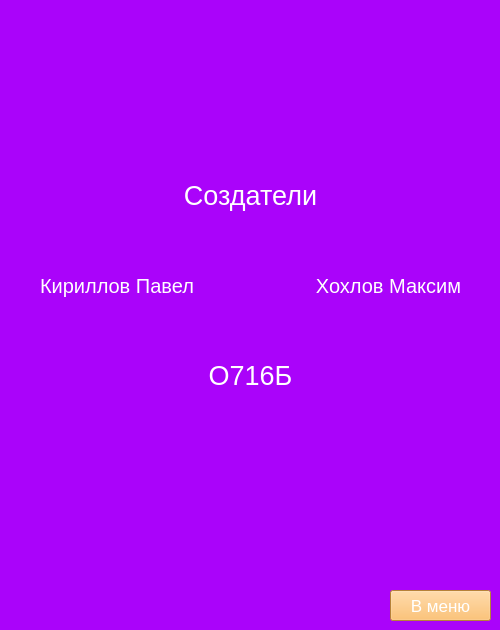
<?xml version="1.0" encoding="UTF-8"?>
<ui version="4.0">
 <class>creators</class>
 <widget class="QWidget" name="creators">
  <property name="geometry">
   <rect>
    <x>0</x>
    <y>0</y>
    <width>500</width>
    <height>630</height>
   </rect>
  </property>
  <property name="minimumSize">
   <size>
    <width>500</width>
    <height>630</height>
   </size>
  </property>
  <property name="maximumSize">
   <size>
    <width>500</width>
    <height>630</height>
   </size>
  </property>
  <property name="windowTitle">
   <string>Создатели</string>
  </property>
  <property name="styleSheet">
   <string notr="true">background-color: rgb(170, 3, 250);</string>
  </property>
  <widget class="QLabel" name="label">
   <property name="geometry">
    <rect>
     <x>180</x>
     <y>160</y>
     <width>141</width>
     <height>71</height>
    </rect>
   </property>
   <property name="font">
    <font>
     <pointsize>20</pointsize>
    </font>
   </property>
   <property name="styleSheet">
    <string notr="true">color:rgb(255,255,255)</string>
   </property>
   <property name="text">
    <string>Создатели</string>
   </property>
   <property name="alignment">
    <set>Qt::AlignCenter</set>
   </property>
  </widget>
  <widget class="QLabel" name="label_2">
   <property name="geometry">
    <rect>
     <x>40</x>
     <y>250</y>
     <width>161</width>
     <height>71</height>
    </rect>
   </property>
   <property name="font">
    <font>
     <pointsize>15</pointsize>
    </font>
   </property>
   <property name="styleSheet">
    <string notr="true">color:rgb(255, 255, 255);</string>
   </property>
   <property name="text">
    <string>Кириллов Павел</string>
   </property>
  </widget>
  <widget class="QLabel" name="label_3">
   <property name="geometry">
    <rect>
     <x>300</x>
     <y>250</y>
     <width>161</width>
     <height>71</height>
    </rect>
   </property>
   <property name="font">
    <font>
     <pointsize>15</pointsize>
    </font>
   </property>
   <property name="styleSheet">
    <string notr="true">color:rgb(255, 255, 255);</string>
   </property>
   <property name="text">
    <string>Хохлов Максим</string>
   </property>
   <property name="alignment">
    <set>Qt::AlignRight|Qt::AlignTrailing|Qt::AlignVCenter</set>
   </property>
  </widget>
  <widget class="QLabel" name="label_4">
   <property name="geometry">
    <rect>
     <x>180</x>
     <y>340</y>
     <width>141</width>
     <height>71</height>
    </rect>
   </property>
   <property name="font">
    <font>
     <pointsize>20</pointsize>
    </font>
   </property>
   <property name="styleSheet">
    <string notr="true">color:rgb(255,255,255)</string>
   </property>
   <property name="text">
    <string>О716Б</string>
   </property>
   <property name="alignment">
    <set>Qt::AlignCenter</set>
   </property>
  </widget>
  <widget class="QPushButton" name="pushButton">
   <property name="geometry">
    <rect>
     <x>390</x>
     <y>590</y>
     <width>101</width>
     <height>31</height>
    </rect>
   </property>
   <property name="font">
    <font>
     <pointsize>13</pointsize>
    </font>
   </property>
   <property name="styleSheet">
    <string notr="true">background-color:rgb(255, 180, 80); color:white</string>
   </property>
   <property name="text">
    <string>В меню</string>
   </property>
  </widget>
 </widget>
 <resources/>
 <connections/>
</ui>
